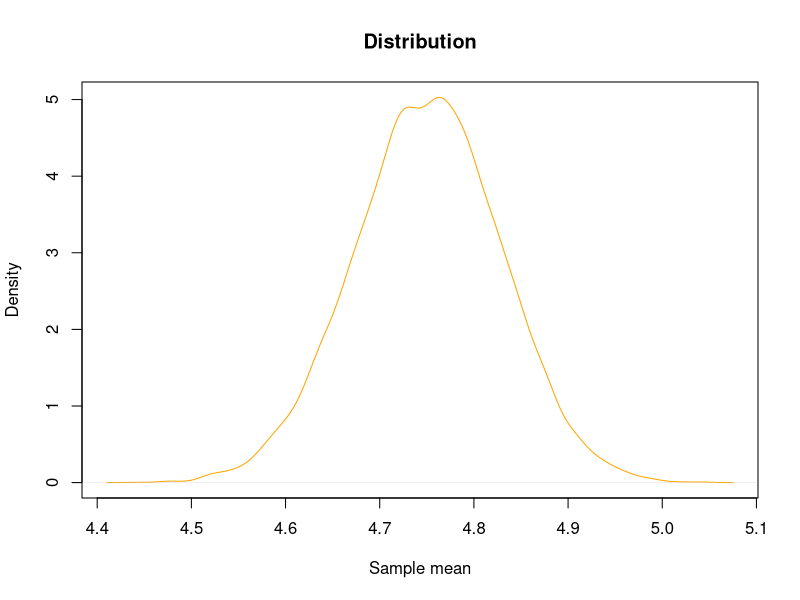
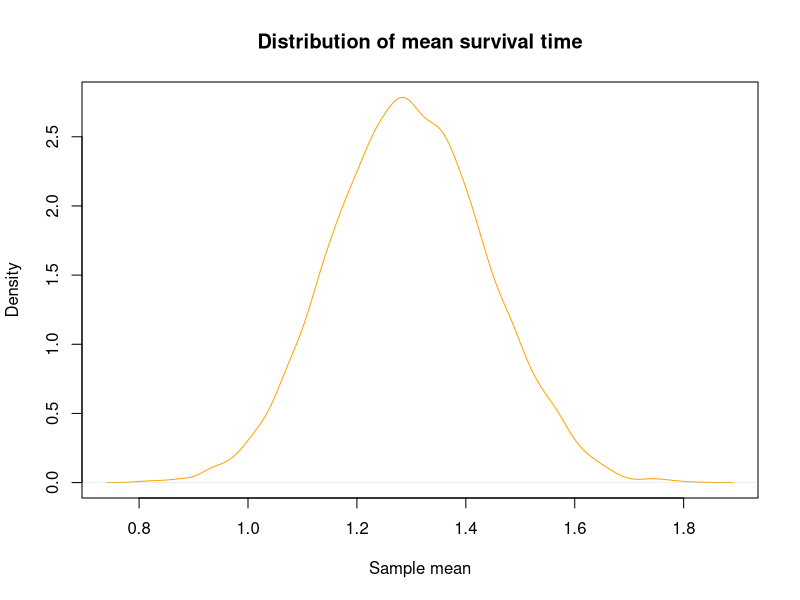

R code for these plots, in order:
##### Hypergeometric distribution  ####
iter<-10000
List_defectItems<-c()
for (i in 1:iter){
  DefectItem<-sum(sample(rbinom(n=1000,size = 1,prob = 0.02),size = 100),replace=FALSE)
  List_defectItems<-c(List_defectItems,DefectItem)  
}
Total_defect<-data.frame(table(List_defectItems))
Total_defect$prob<-Total_defect$Freq/iter
Total_defect$List_defectItems<-as.character(Total_defect$List_defectItems)
#Prob(d>=4)
sum(Total_defect[which(Total_defect$List_defectItems >= 4),"prob"])

1-phyper(q=3, m=20, n=980, k=100, lower.tail = TRUE, log.p = FALSE)

##### Describing distribution ####  mix disrtribution
library(e1071)
set.seed(128437923)
meanList<-c()
varianceList<-c()
skewnessList<-c()
kurtosisList<-c()
propList<-c()
for(i in 1:10000){
  n=1000
  X1<-runif(n,min=1,max=8)
  X2<-runif(n,min=0,max=10)
  X<-c(sample(x = X1,size = 0.5*n,replace = FALSE),sample(x = X2,size = 0.5*n,replace = FALSE))
  #Lager6<-length(which(X>6))/n
  meanList<-c(meanList,mean(X))
  varianceList<-c(varianceList,var(X))
  skewnessList<-c(skewnessList,skewness(X))
  kurtosisList<-c(kurtosisList,kurtosis(X))
  propList<-c(propList,length(which(X>6))/n)
}

resultMomentDistribution<-data.frame("mean"=mean(meanList),
           "variacne"=mean(varianceList),
           "skew"=mean(skewnessList),
           "kurtosis"=mean(kurtosisList),
           "proportion>6"=mean(propList))
is.num <- sapply(resultMomentDistribution, is.numeric)
resultMomentDistribution[is.num] <- lapply(resultMomentDistribution[is.num], round, 4)



library(psych)
describe(meanList)
# Kurtosis 3 means normal
plot(density(meanList), main = "Distribution", xlab = "Sample mean",col="orange")


## Censored data ###
MeanSurvival<-function(n,rate){
  CensoredData<-rexp(n, rate )
  CensoredData<-ifelse(CensoredData>=3,3,CensoredData)
  return(mean(CensoredData))
}
MeanDistribution<-replicate(n=10000,MeanSurvival(n = 50,rate = 2/3))
plot(density(MeanDistribution), main = "Distribution of mean survival time", xlab = "Sample mean",col="orange")
mean(MeanDistribution)



